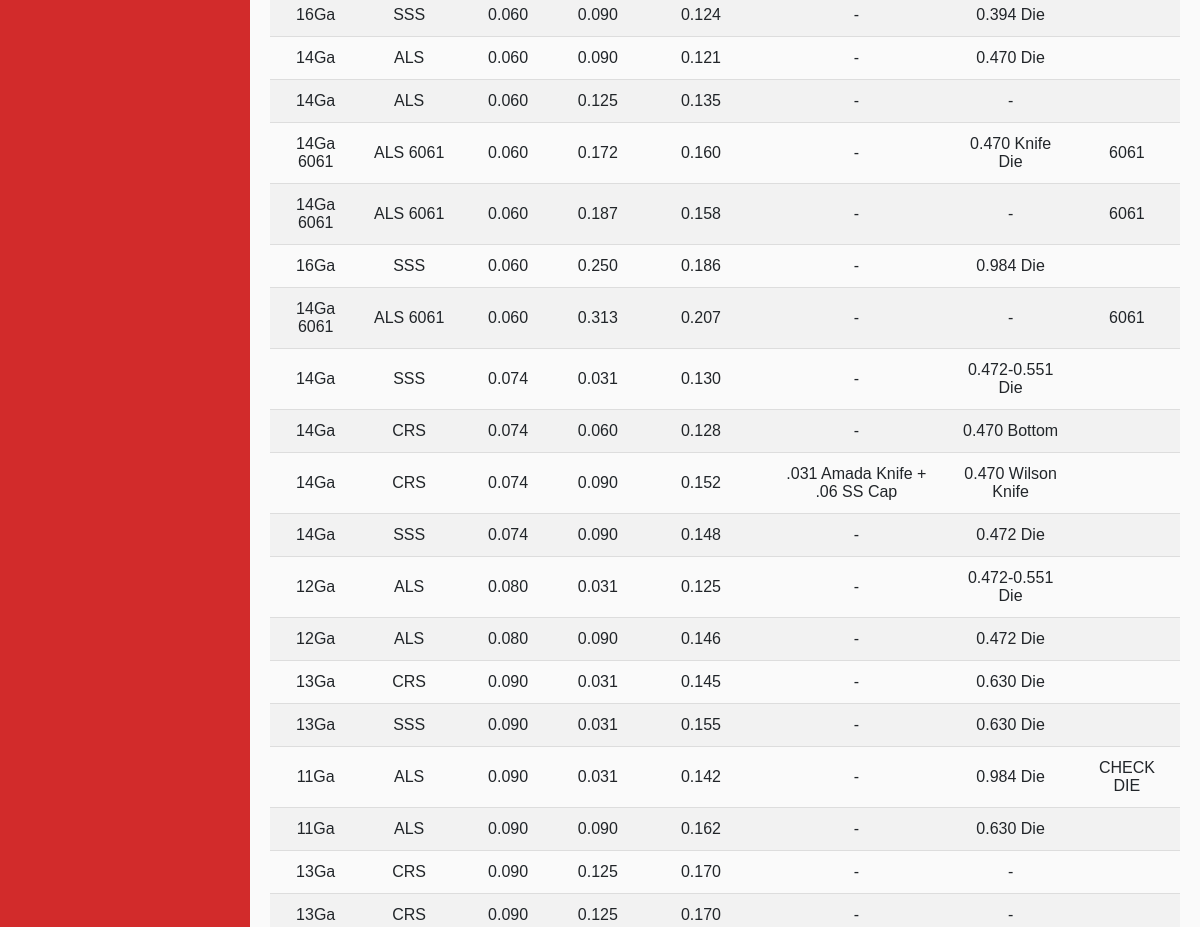
/bdarchive (middle part), run on an earlier commit of the app's database.
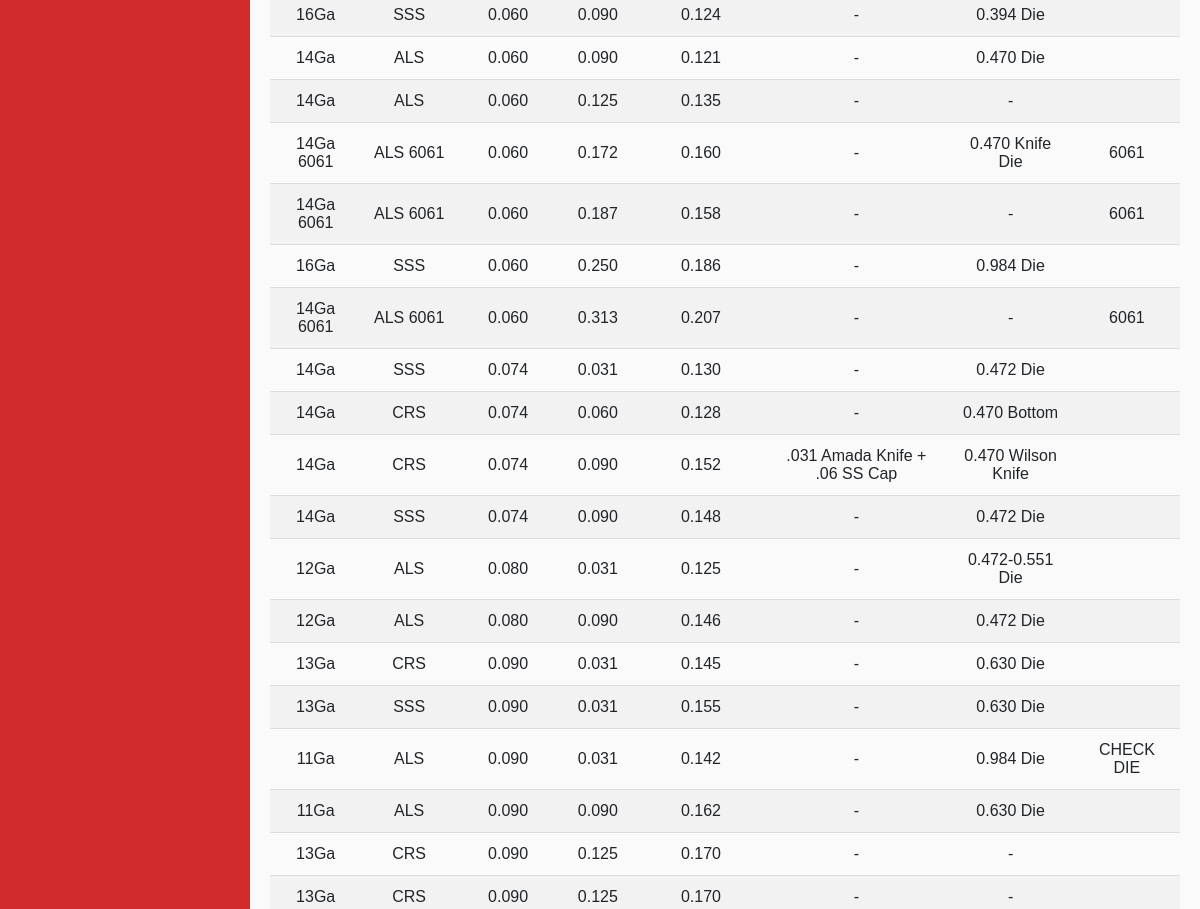
And on a later commit of the database.
### app/models.py (models this page shows, shortened)
class Bendd(Base):
    __tablename__ = 'bendd'
    id = Column(Integer, primary_key=True)
    matl = Column(String(10))
    desc = Column(String(25))
    gauge = Column(String(10))
    thick = Column(String(50))
    rad = Column(String(50))
    bd = Column(String(50))
    pt = Column(String(120))
    dt = Column(String(120))
    notes = Column(String(120))

### app/routes.py (the view)
@app.route('/bdarchive')
def bdarchive():
    bds = Bendd.query.order_by('thick', 'rad').all()
    return render_template('bdarchive.html', bds=bds)

### app/routes.py (called while the page is built)
@app.teardown_appcontext
def shutdown_session(exception=None):
    db_session.remove()

### app/templates/bdarchive.html (shortened to what this page needs)
{% extends 'bdbase.html' %}
{% block content %}
    <br>
    <body>
            <table id="myTable">
            {% for bd in bds %}
                {% if bd.desc == 'ARCH' %}
                    <tr id={{ bd.id }}>
                        <td align='center'><a href="/edit_bd/{{ bd.id }}"> {{ bd.gauge }} </a></td>
                        <td align='center'> {{ bd.matl }} </td>
                        <td align='center'> {{ bd.thick }} </td>
                        <td align='center'> {{ bd.rad }} </td>
                        <td align='center'> {{ bd.bd }} </td>
                        <td align='center'> {{ bd.pt }} </td>
                        <td align='center'> {{ bd.dt }} </td>
                        <td align='center'> {{ bd.notes }} </td>
                    </tr>
                {% endif %}
            {% endfor %}
            </table>
    </body>
{% endblock %}

What changed in the data, as far as the page shows it:
changed Bendd (number 8 of 19 on the later page): dt "0.472-0.551 Die" → "0.472 Die"
